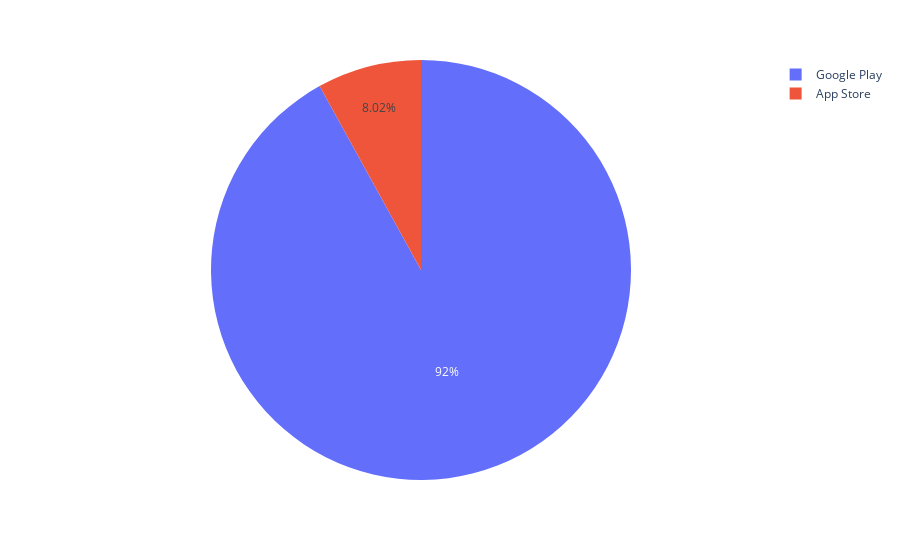

Here is the notebook cell this chart was saved with:
### Code cell
count = df["source"].value_counts().reset_index()
count.columns = ['Source', 'Count']
fig = px.pie(count,names='Source', values='Count')
fig.show()

### Figure 1 — Plotly figure (JSON) as saved in the notebook; plotly's stock layout.template omitted (floating-point values rounded to 4 significant figures)
{"data": [{"domain": {"x": [0, 1], "y": [0, 1]}, "hovertemplate": "Source=%{label}<br>Count=%{value}<extra></extra>", "labels": ["Google Play", "App Store"], "legendgroup": "", "name": "", "showlegend": true, "type": "pie", "values": [30270, 2640]}], "layout": {"legend": {"tracegroupgap": 0}, "margin": {"t": 60}}}
